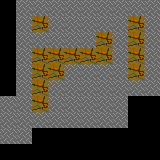

A 2D game scene composited from a Tiled map and its tileset images. What follows is a short description and the map's XML, with every tile layer's data as written:
An orthogonal 10x10 tile map with 16x16 px tiles, 1 tile layer (tilesheet), 2 tilesets and 3 objects.

<map version="1.10" tiledversion="1.10.2" orientation="orthogonal" renderorder="right-down" width="10" height="10" tilewidth="16" tileheight="16" infinite="0" nextlayerid="3" nextobjectid="4">
 <tileset firstgid="1" source="../../../../tools/soko/templateTiledProject/tilesheet.tsx" />
 <tileset firstgid="65" source="../../../../tools/soko/templateTiledProject/soko_entities.tsx" />
 <layer id="1" name="tilesheet" width="10" height="10">
  <data encoding="csv">
0,2,2,2,2,2,2,2,2,2,
0,2,1,2,2,2,2,2,1,2,
0,2,2,2,2,2,1,2,1,2,
0,2,1,1,1,1,1,2,1,2,
0,2,1,1,2,2,2,2,1,2,
0,2,1,2,2,2,2,2,2,2,
2,2,1,2,2,2,2,2,0,0,
2,2,2,2,2,2,2,2,0,0,
2,2,0,0,0,0,0,0,0,0,
0,0,0,0,0,0,0,0,0,0
</data>
 </layer>
 <objectgroup id="2" name="entities">
  <object id="1" gid="65" x="32" y="48" width="16" height="16">
   <properties>
    <property name="gamemode" value="SOKO_EULER" />
   </properties>
  </object>
  <object id="2" gid="66" x="64" y="16" width="16" height="16">
   <properties>
    <property name="sticky" type="bool" value="true" />
    <property name="trail" type="bool" value="false" />
   </properties>
  </object>
  <object id="3" gid="66" x="64" y="80" width="16" height="16">
   <properties>
    <property name="sticky" type="bool" value="true" />
    <property name="trail" type="bool" value="false" />
   </properties>
  </object>
 </objectgroup>
</map>
